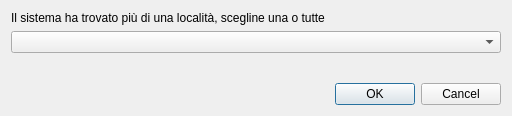
<?xml version="1.0" encoding="UTF-8"?>
<ui version="4.0">
 <class>PlaceSelectionDialog</class>
 <widget class="QDialog" name="PlaceSelectionDialog">
  <property name="geometry">
   <rect>
    <x>0</x>
    <y>0</y>
    <width>512</width>
    <height>116</height>
   </rect>
  </property>
  <property name="windowTitle">
   <string>Dialog</string>
  </property>
  <layout class="QVBoxLayout" name="verticalLayout">
   <item>
    <layout class="QVBoxLayout" name="verticalLayout_2">
     <item>
      <widget class="QLabel" name="label">
       <property name="text">
        <string>Il sistema ha trovato più di una località, scegline una o tutte</string>
       </property>
      </widget>
     </item>
     <item>
      <widget class="QComboBox" name="placesComboBox"/>
     </item>
     <item>
      <spacer name="verticalSpacer">
       <property name="orientation">
        <enum>Qt::Orientation::Vertical</enum>
       </property>
       <property name="sizeHint" stdset="0">
        <size>
         <width>20</width>
         <height>40</height>
        </size>
       </property>
      </spacer>
     </item>
    </layout>
   </item>
   <item>
    <widget class="QDialogButtonBox" name="buttonBox">
     <property name="orientation">
      <enum>Qt::Orientation::Horizontal</enum>
     </property>
     <property name="standardButtons">
      <set>QDialogButtonBox::Cancel|QDialogButtonBox::Ok</set>
     </property>
    </widget>
   </item>
  </layout>
 </widget>
 <resources/>
 <connections>
  <connection>
   <sender>buttonBox</sender>
   <signal>accepted()</signal>
   <receiver>PlaceSelectionDialog</receiver>
   <slot>accept()</slot>
   <hints>
    <hint type="sourcelabel">
     <x>248</x>
     <y>254</y>
    </hint>
    <hint type="destinationlabel">
     <x>157</x>
     <y>274</y>
    </hint>
   </hints>
  </connection>
  <connection>
   <sender>buttonBox</sender>
   <signal>rejected()</signal>
   <receiver>PlaceSelectionDialog</receiver>
   <slot>reject()</slot>
   <hints>
    <hint type="sourcelabel">
     <x>316</x>
     <y>260</y>
    </hint>
    <hint type="destinationlabel">
     <x>286</x>
     <y>274</y>
    </hint>
   </hints>
  </connection>
 </connections>
</ui>
